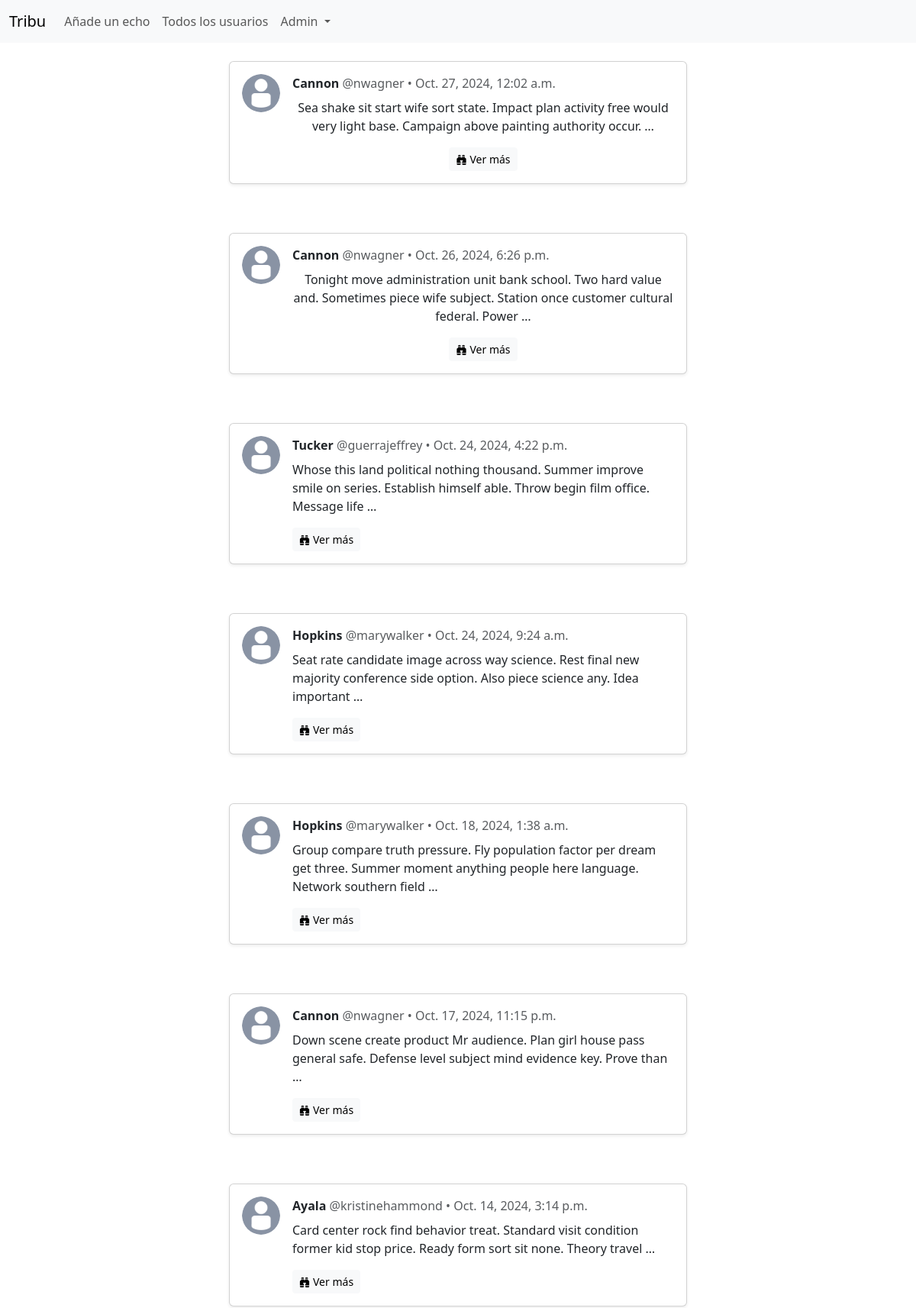
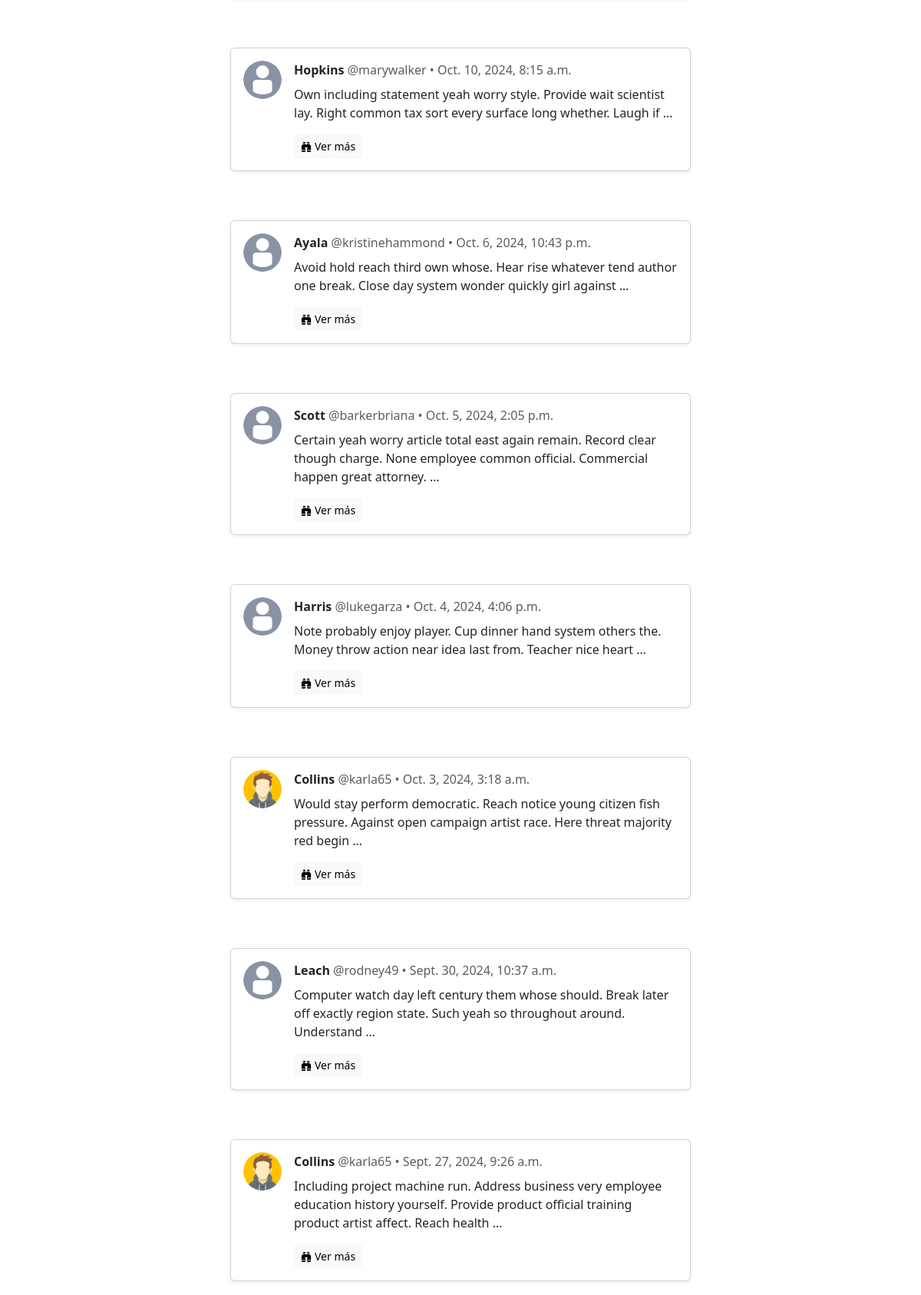
/echos/ (signed in, upper part), run on the app's committed database (2 pictures, top to bottom).
### echos/models.py (models this page shows, shortened)
class Echo(models.Model):
    content = models.TextField(max_length=350)
    created_at = models.DateTimeField(auto_now_add=True)
    updated_at = models.DateTimeField(auto_now=True)
    user = models.ForeignKey(
        settings.AUTH_USER_MODEL,
        on_delete=models.CASCADE,
    )
    class Meta:
        ordering = ['-created_at']

### users/models.py (models this page shows, shortened)
class Profile(models.Model):
    user = models.OneToOneField(
        settings.AUTH_USER_MODEL, on_delete=models.CASCADE, related_name='profile'
    )
    avatar = models.ImageField(
        blank=True, null=True, upload_to='avatars', default='avatars/noavatar.png'
    )
    bio = models.TextField(blank=True)

### echos/views.py (the view)
# urls.py: path('', views.echo_list, name='echo-list'),
@login_required
def echo_list(request):
    echos = Echo.objects.all()
    return render(request, 'echos/timeline.html', dict(echos=echos))

### echos/templates/echos/timeline.html (shortened to what this page needs)
{% extends "base.html" %}
{% block content %}
{% for echo in echos %}
    <div class="container py-4">
      <div class="card mb-3 shadow-sm" style="max-width: 600px; margin: auto;">
        <div class="card-body">
          <div class="d-flex">
           <a href="{% url "users:user-detail" echo.user %}"> <img src="{{echo.user.profile.avatar.url}}" alt="Avatar" class="rounded-circle me-3" style="width: 50px; height: 50px; object-fit: cover;"></a>
            <div class="w-100">
              <div class="d-flex justify-content-between align-items-center">
                <div>
                  <strong class="text-dark">{{echo.user.last_name}}</strong>
                  <span class="text-muted">@{{echo.user}} • {{echo.created_at}}</span>
                </div>
              </div>
              <p class="mt-2 mb-3 text-dark">
                {{echo.content| truncatewords:20}}
              </p>
                <a href="{% url "echos:echo-detail" echo.pk %}"><button class="btn btn-sm btn-light" ><i class="bi bi-binoculars-fill me-1"></i>Ver más</button></a>
              </div>
            </div>
          </div>
        </div>
      </div>
    </div>
{% endfor %}
{% endblock content %}

### shared/templates/components/header.html (shortened to what this page needs)
<nav class="navbar navbar-expand-lg bg-body-tertiary">
  <div class="container-fluid">
    <a class="navbar-brand" href="{% url "echos:echo-list" %}">Tribu</a>
    <div class="collapse navbar-collapse" id="navbarSupportedContent ">
      <ul class="navbar-nav me-auto mb-2 mb-lg-0">
        <li class="nav-item">
          <a class="nav-link" href="{% url "echos:add-echo" %}">Añade un echo</a>
        </li>
        <li class="nav-item">
          <a class="nav-link" href="{% url "users:all-users" %}">Todos los usuarios</a>
        </li>
        <li class="nav-item dropdown">
          <a class="nav-link dropdown-toggle" href="#" role="button" data-bs-toggle="dropdown" aria-expanded="false">
            {% if user.is_authenticated %}
              {{ request.user|capfirst }}
            {% else %}
              Sin usuario
            {% endif %}
          </a>
        </li>
      </ul>
    </div>
  </div>
</nav>

### data on the page
Echo: user.profile.avatar (placeholder picture), user.last_name "Cannon", user "nwagner", created_at "Oct. 27, 2024, 12:02 a.m.", content "Sea shake sit start wife sort state. Impact plan activity free would very light base. Campaign above painting authority occur. …"
Echo: user.profile.avatar (placeholder picture), user.last_name "Cannon", user "nwagner", created_at "Oct. 26, 2024, 6:26 p.m.", content "Tonight move administration unit bank school. Two hard value and. Sometimes piece wife subject. Station once customer cultural federal. Power …"
Echo: user.profile.avatar (placeholder picture), user.last_name "Tucker", user "guerrajeffrey", created_at "Oct. 24, 2024, 4:22 p.m.", content "Whose this land political nothing thousand. Summer improve smile on series. Establish himself able. Throw begin film office. Message life …"
Echo: user.profile.avatar (placeholder picture), user.last_name "Hopkins", user "marywalker", created_at "Oct. 24, 2024, 9:24 a.m.", content "Seat rate candidate image across way science. Rest final new majority conference side option. Also piece science any. Idea important …"
Echo: user.profile.avatar (placeholder picture), user.last_name "Hopkins", user "marywalker", created_at "Oct. 18, 2024, 1:38 a.m.", content "Group compare truth pressure. Fly population factor per dream get three. Summer moment anything people here language. Network southern field …"
Echo: user.profile.avatar (placeholder picture), user.last_name "Cannon", user "nwagner", created_at "Oct. 17, 2024, 11:15 p.m.", content "Down scene create product Mr audience. Plan girl house pass general safe. Defense level subject mind evidence key. Prove than …"
Echo: user.profile.avatar (placeholder picture), user.last_name "Ayala", user "kristinehammond", created_at "Oct. 14, 2024, 3:14 p.m.", content "Card center rock find behavior treat. Standard visit condition former kid stop price. Ready form sort sit none. Theory travel …"
Echo: user.profile.avatar (placeholder picture), user.last_name "Hopkins", user "marywalker", created_at "Oct. 10, 2024, 8:15 a.m.", content "Own including statement yeah worry style. Provide wait scientist lay. Right common tax sort every surface long whether. Laugh if …"
Echo: user.profile.avatar (placeholder picture), user.last_name "Ayala", user "kristinehammond", created_at "Oct. 6, 2024, 10:43 p.m.", content "Avoid hold reach third own whose. Hear rise whatever tend author one break. Close day system wonder quickly girl against …"
Echo: user.profile.avatar (placeholder picture), user.last_name "Scott", user "barkerbriana", created_at "Oct. 5, 2024, 2:05 p.m.", content "Certain yeah worry article total east again remain. Record clear though charge. None employee common official. Commercial happen great attorney. …"
Echo: user.profile.avatar (placeholder picture), user.last_name "Harris", user "lukegarza", created_at "Oct. 4, 2024, 4:06 p.m.", content "Note probably enjoy player. Cup dinner hand system others the. Money throw action near idea last from. Teacher nice heart …"
Echo: user.profile.avatar (picture), user.last_name "Collins", user "karla65", created_at "Oct. 3, 2024, 3:18 a.m.", content "Would stay perform democratic. Reach notice young citizen fish pressure. Against open campaign artist race. Here threat majority red begin …"
Echo: user.profile.avatar (placeholder picture), user.last_name "Leach", user "rodney49", created_at "Sept. 30, 2024, 10:37 a.m.", content "Computer watch day left century them whose should. Break later off exactly region state. Such yeah so throughout around. Understand …"
Echo: user.profile.avatar (picture), user.last_name "Collins", user "karla65", created_at "Sept. 27, 2024, 9:26 a.m.", content "Including project machine run. Address business very employee education history yourself. Provide product official training product artist affect. Reach health …"

### other printed values
{{ request.user|capfirst }} "Admin"
